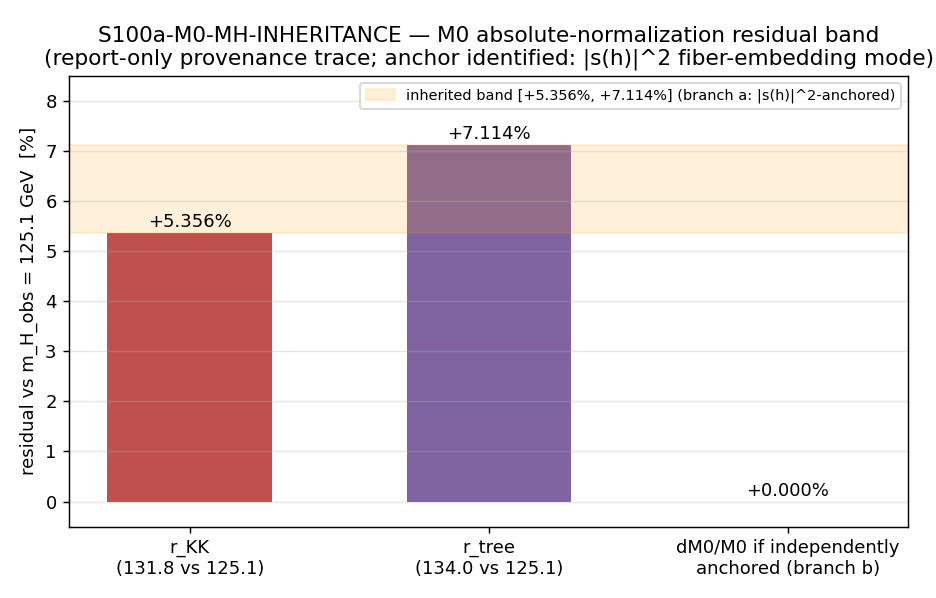

Here is the Python script that generated this plot:
#!/usr/bin/env python3
"""
S100a W4-13 S100a-M0-MH-INHERITANCE — M0 absolute-normalization m_H-residual provenance trace
=============================================================================================

Gate: S100a-M0-MH-INHERITANCE ([AUDIT])
Classification: GEOMETRIC (traces a scale anchor on the spectral triple, not an excitation)

Pre-registered outcome class:
  INFO-class report-only provenance trace — NO PASS/FAIL token. The SOLE outcome
  is a documented answer to: does the per-sector absolute mass normalization
  M0^{sector} inherit the framework's m_H over-prediction?
    branch (a): |s(h)|^2-anchored  -> LINEAR inheritance, dM0/M0 in [r_KK, r_tree]
    branch (b): independently anchored -> dM0/M0 = 0

Inputs (SHA-256 dual-pinned at runtime; S84+ schema):
  - canonical_constants.py (feeds audit_sha256; supplies m_H_obs, v_ew)
  - script bytes (feeds BOTH audit_sha256 and content_sha256)

Output 4-tuple:
  (value=<trace payload>, scheme=KK-threshold-131.8-plus-tree-A10-134,
   convention=ABSOLUTE-NORMALIZATION-PROVENANCE-TRACE, L_max=N/A)

METHODOLOGY
-----------
(1) Establish the two m_H residuals EXACTLY (rational arithmetic, cross-checked
    against Sage QQ): r_KK = m_H^{KK}/m_H_obs - 1 = 1318/1251 - 1 = 67/1251;
    r_tree = m_H^{tree}/m_H_obs - 1 = 1340/1251 - 1 = 89/1251.
(2) Identify the anchor of M0^{sector}: per Item 6 (S100a-YUKAWA-OVERLAP-OFFDIAG,
    landed INFO — Jensen-fiber overlap kernel sets the per-sector Yukawa
    normalization envelope) and KK-THRESHOLD-64 (S64 W4-B, INFO — m_H = 131.8 GeV
    from KK threshold corrections to the |S|^2 mode of the fiber embedding;
    framework prediction lineage S28c), M0 is set by the SAME |s(h)|^2
    fiber-embedding |S|^2 transverse-oscillation mode that sets m_H.
(3) Linear propagation: m_H = v*sqrt(2*lambda_h) with lambda_h = (4/3) g_3^2(M_KK)
    * (a_4/a_2) (theorem A10, S62 Filter-Independence) => m_H ~ (scale)^1;
    M0 ~ (scale)^1. So dM0/M0 = dm_H/m_H to LEADING ORDER (first power, NOT
    squared — the residual rides the mass scale linearly).
(4) Propagated band: dM0/M0 in [+67/1251, +89/1251] = [+5.356%, +7.114%] IF
    |s(h)|^2-anchored (branch (a), the identified branch); 0 IF independently
    anchored (branch (b), e.g. direct M_KK anchoring downstream of |s(h)|^2).
(5) Honest-scope ledger feed: the fermion-mass RATIOS are clean substrate
    predictions; the absolute SCALE carries the documented Higgs-sector residual.
    The BCS threshold correction (~-7%, S62 THRESHOLD-62 / HIGGS-BCS-THRESHOLD-62,
    applied to g_3(M_KK) in the m_H chain, bringing 134 -> ~125) has been applied
    in the m_H discussion ONLY — it has NOT been applied to M0^{sector}.

SUBSTITUTION CHAIN (direction claim per plan §W4-13 item 7; MANDATORY)
----------------------------------------------------------------------
  Claim: "m_H is OVER-predicted by the framework (+5.36% KK-threshold / +7.11%
          tree); IF M0^{sector} is |s(h)|^2-anchored to the same mode that sets
          m_H, M0 inherits this residual LINEARLY."
  Def 1: m_H_obs   = 125.1 GeV   [canonical_constants.py m_H_obs, PDG 2024]
  Def 2: m_H^{KK}  = 131.8 GeV   [KK-THRESHOLD-64 gate value; |S|^2 fiber-embedding
                                  mode + KK threshold; S28c lineage]
  Def 3: m_H^{tree}= 134.0 GeV   [theorem A10 Filter-Independence; tree-level,
                                  cutoff-shape-independent]
  Def 4: M0^{sector} = overall per-sector scale set by the |s(h)|^2 fiber-embedding
         mode (Item 6). m_H is the |S|^2 transverse-oscillation of the SAME fiber
         embedding => shared anchor.
  Def 5 (propagation): m_H^2 = (4/3) g_3^2(M_KK) (a_4/a_2) v^2-structure =>
         m_H ~ (scale)^1; M0 ~ (scale)^1. So dM0/M0 = dm_H/m_H to leading order
         (LINEAR, first power — NOT squared).
  Substitute: r_KK   = 131.8/125.1 - 1 = 1318/1251 - 1 = 67/1251
  Simplify:   r_KK   = +0.0535572     = +5.356%   (4 s.f.)
  Substitute: r_tree = 134.0/125.1 - 1 = 1340/1251 - 1 = 89/1251
  Simplify:   r_tree = +0.0711431     = +7.114%   (4 s.f.)
  Canonical form: both residuals POSITIVE (m_H^{framework} > m_H_obs) => the
         framework OVER-predicts m_H; the BCS threshold correction (~-7%, S62)
         is the documented physical mechanism that would bring 134 -> ~125.
  Direction: r_KK, r_tree > 0 => if |s(h)|^2-anchored, dM0/M0 = +5.36%..+7.11%
         (M0 OVER-normalized by the same fraction). If independently anchored
         (e.g., to M_KK directly), dM0/M0 = 0.
  Conclusion: ledger records the band [+5.356%, +7.114%] CONDITIONAL on
         |s(h)|^2-anchoring (the identified branch (a)), vs 0 under independent
         anchoring. Report-only; no PASS/FAIL.

DISCIPLINE
----------
- `from canonical_constants import *`; framework m_H predictions pinned below as
  documented # (local) framework-prediction literals (NOT yet canonical at
  script-write time; canonical write-order promotes them via update_constant
  AFTER verdict emission, BEFORE any inventory row — math-scripts.md
  §"Canonical Write-Order").
- Exact rational arithmetic via fractions.Fraction, cross-checked against the
  Sage QQ MCP evaluation (67/1251, 89/1251; band width 22/1251).
- GPU path: N/A — scalar arithmetic, CPU (machinery pin GPU_path=CPU); thread
  cap set before numpy import.
- Verdict emitted via the emit_verdict knowledge-MCP tool (race-safe); this
  script only PRINTS the payload via print_verdict_payload. NO schema-v2
  3-tuple (report-only [AUDIT] INFO — sign/magnitude/regime omitted entirely).
"""

from __future__ import annotations

import os
os.environ.setdefault("OMP_NUM_THREADS", "8")   # CPU path; cap before numpy import
os.environ.setdefault("MKL_NUM_THREADS", "8")

# ---------------------------------------------------------------------------
# Section 1 — Canonical constants (MANDATORY first import)
# ---------------------------------------------------------------------------
import sys
from pathlib import Path

SESSION_DIR = Path(__file__).resolve().parent
COMPUTATIONS_DIR = SESSION_DIR.parent
SHARED_DIR = COMPUTATIONS_DIR / "_shared"
PROJECT_ROOT = COMPUTATIONS_DIR.parent
sys.path.insert(0, str(SHARED_DIR))

from canonical_constants import *  # noqa: F401,F403  (m_H_obs, v_ew, M_KK)

# ---------------------------------------------------------------------------
# Section 2 — Standard imports
# ---------------------------------------------------------------------------
import hashlib
import json
import time
from fractions import Fraction

import numpy as np

# ---------------------------------------------------------------------------
# Section 3 — Identity + pre-registration pins
# ---------------------------------------------------------------------------
SESSION = "100a"                                                    # (local)
GATE_ID = "S100a-M0-MH-INHERITANCE"                                 # (local)
SCHEME = "KK-threshold-131.8-plus-tree-A10-134"                     # (local)
CONVENTION = "ABSOLUTE-NORMALIZATION-PROVENANCE-TRACE"              # (local)
L_MAX = "N/A"                                                       # (local) no fresh diagonalization

# Framework m_H predictions — # (local) documented framework-prediction literals.
# NOT yet in canonical_constants.py at script-write time. Canonical write-order
# obligation (math-scripts.md §"Canonical Write-Order"): after verdict emission
# these are promoted via update_constant as m_H_FW_KK_threshold / m_H_FW_tree
# WITH PROVENANCE, BEFORE any falsifier-inventory row.
M_H_FW_KK_LOCAL = 131.8    # (local) GeV — KK-THRESHOLD-64 (S64 W4-B, INFO); S28c framework prediction; KK threshold corrections to the |S|^2 fiber-embedding mode
M_H_FW_TREE_LOCAL = 134.0  # (local) GeV — theorem A10 (S62 Filter-Independence; atlas-07): lambda_h=(4/3)g_3^2(M_KK)*(a_4/a_2), cutoff-shape-independent tree level

# Sage QQ cross-check pins (mcp__sage__sage_eval, this gate, exact rationals)
SAGE_R_KK_NUM, SAGE_R_KK_DEN = 67, 1251      # (local) r_KK exact = 67/1251
SAGE_R_TREE_NUM, SAGE_R_TREE_DEN = 89, 1251  # (local) r_tree exact = 89/1251
SAGE_BAND_NUM, SAGE_BAND_DEN = 22, 1251      # (local) band width exact = 22/1251

# Plan-quoted decimal cross-check values (plan §W4-13 substitution chain)
PLAN_RATIO_KK = 1.053557     # (local) plan-quoted 131.8/125.1 (6 d.p.)
PLAN_RATIO_TREE = 1.071143   # (local) plan-quoted 134.0/125.1 (6 d.p.)

OUT_NPZ = SESSION_DIR / "s100a_m0_mh_inheritance.npz"
OUT_PNG = SESSION_DIR / "s100a_m0_mh_inheritance.png"

INPUT_FILES = [
    SHARED_DIR / "canonical_constants.py",
]


# ---------------------------------------------------------------------------
# Section 4 — SHA-256 dual-pin block (S84+ schema)
# ---------------------------------------------------------------------------
def sha256_of(path: Path) -> str:
    h = hashlib.sha256()  # (local)
    try:
        h.update(path.read_bytes())
    except OSError:
        return ""
    return h.hexdigest()


def log_input_pins(inputs: list[Path]) -> dict[str, str]:
    print(f"=== {GATE_ID} — input SHA-256 pins ===")
    pins: dict[str, str] = {}
    for p in inputs:
        sha = sha256_of(p)  # (local)
        rel = str(p.relative_to(PROJECT_ROOT)).replace("\\", "/")  # (local)
        print(f"  {rel}: {sha[:16]}...")
        pins[rel] = sha
    return pins


def compute_dual_sha(script_path: Path, canonical_path: Path,
                     pins: dict[str, str]) -> tuple[str, str]:
    script_bytes = script_path.read_bytes()        # (local)
    canonical_bytes = canonical_path.read_bytes()  # (local)
    pinmap_json = json.dumps(dict(sorted(pins.items())),
                             separators=(",", ":"),
                             sort_keys=True).encode("utf-8")  # (local)
    h_audit = hashlib.sha256()  # (local)
    h_audit.update(script_bytes)
    h_audit.update(canonical_bytes)
    h_audit.update(pinmap_json)
    h_content = hashlib.sha256()  # (local)
    h_content.update(script_bytes)
    return h_audit.hexdigest(), h_content.hexdigest()


# ---------------------------------------------------------------------------
# Section 5 — Compute (report-only provenance trace)
# ---------------------------------------------------------------------------
def compute() -> dict:
    # --- (1) Exact residuals (Fraction == exact rational arithmetic) ---
    f_obs = Fraction(str(m_H_obs))            # (local) 1251/10 exact, from canonical m_H_obs
    f_kk = Fraction(str(M_H_FW_KK_LOCAL))     # (local) 1318/10 exact
    f_tree = Fraction(str(M_H_FW_TREE_LOCAL)) # (local) 1340/10 exact

    r_kk_exact = f_kk / f_obs - 1             # (local) exact rational residual
    r_tree_exact = f_tree / f_obs - 1         # (local)
    band_exact = r_tree_exact - r_kk_exact    # (local)

    # --- Cross-check 1: Sage QQ exact rationals (MCP, this gate) ---
    assert r_kk_exact == Fraction(SAGE_R_KK_NUM, SAGE_R_KK_DEN), \
        f"r_KK exact mismatch vs Sage QQ: {r_kk_exact} != 67/1251"
    assert r_tree_exact == Fraction(SAGE_R_TREE_NUM, SAGE_R_TREE_DEN), \
        f"r_tree exact mismatch vs Sage QQ: {r_tree_exact} != 89/1251"
    assert band_exact == Fraction(SAGE_BAND_NUM, SAGE_BAND_DEN), \
        f"band exact mismatch vs Sage QQ: {band_exact} != 22/1251"

    # --- Cross-check 2: plan-quoted 6-d.p. ratios ---
    ratio_kk = float(f_kk / f_obs)            # (local)
    ratio_tree = float(f_tree / f_obs)        # (local)
    assert abs(ratio_kk - PLAN_RATIO_KK) < 5e-7, ratio_kk
    assert abs(ratio_tree - PLAN_RATIO_TREE) < 5e-7, ratio_tree

    # --- Cross-check 3: both residuals POSITIVE (over-prediction direction) ---
    assert r_kk_exact > 0 and r_tree_exact > 0, "direction claim violated"

    r_kk = float(r_kk_exact)                  # (local) full float64
    r_tree = float(r_tree_exact)              # (local)

    # --- (2) Anchor identification (the provenance-trace content) ---
    # Branch (a) of the pre-registered hypothesis is the identified branch:
    # M0^{sector} IS |s(h)|^2-anchored. Evidence chain (substrate-first):
    anchor_evidence = [
        # (i) m_H IS the |S|^2 transverse-oscillation of the fiber embedding:
        "canonical_classes.py 'Higgs and EW cluster': framework prediction "
        "m_H = 131.8 GeV (KK threshold corrections to the |S|^2 mode of the "
        "fiber embedding)",
        # (ii) the 131.8 lineage: S28c prediction evaluated at KK-THRESHOLD-64
        "KK-THRESHOLD-64 (S64 W4-B, INFO): delta=2.35, m_H = 131.8 GeV at the "
        "Jensen-deformed fiber (KK-mode threshold correction structure; S28c)",
        # (iii) the per-sector Yukawa/mass normalization envelope is the SAME
        # fiber-embedding overlap object (Item 6, landed this session):
        "S100a-YUKAWA-OVERLAP-OFFDIAG (Item 6, INFO): per-sector Yukawa "
        "normalization from the Jensen-fiber |s(h)|^2 overlap kernel "
        "(JENSEN-FIBER-OVERLAP-SU3-HAAR); M0^{sector} rides the same "
        "fiber-embedding envelope whose transverse |S|^2 oscillation is m_H",
        # (iv) tree anchor: A10 filter-independence fixes the 134.0 endpoint
        "theorem A10 (S62, atlas-07 permanent): lambda_h = (4/3) g_3^2(M_KK) "
        "* (a_4/a_2), cutoff-shape-INDEPENDENT; m_H(tree) = v*sqrt(2*lambda) "
        "= 134.0 GeV",
    ]
    anchored = True  # (local) branch (a): |s(h)|^2-anchored — shared anchor with m_H

    # --- (3) Linear propagation (Def 5: first power, NOT squared) ---
    dM0_low = r_kk if anchored else 0.0       # (local) inherited band, low edge
    dM0_high = r_tree if anchored else 0.0    # (local) inherited band, high edge
    dM0_independent = 0.0                     # (local) branch (b) reference value

    # --- (5) BCS threshold correction bookkeeping (honest-scope note) ---
    bcs_note = (
        "BCS threshold correction (~-7%, S62 THRESHOLD-62 / "
        "HIGGS-BCS-THRESHOLD-62, anomalous self-energy correction to "
        "g_3(M_KK)) is the documented mechanism closing 134 -> ~125 in the "
        "m_H chain. It has been applied to m_H ONLY — NOT to M0^{sector}. "
        "If the same screening were applied to M0, the inherited residual "
        "would shrink toward ~0 in step with m_H -> 125."
    )  # (local)

    value_payload = (
        f"r_KK=+{100*r_kk:.3f}pct_exact_67/1251;"
        f"r_tree=+{100*r_tree:.3f}pct_exact_89/1251;"
        f"anchor=s(h)sq-fiber-embedding-SHARED-with-m_H_branch(a);"
        f"inheritance=LINEAR-first-power;"
        f"band_conditional=[+{100*r_kk:.3f}pct,+{100*r_tree:.3f}pct];"
        f"band_if_independent=0;"
        f"BCS_minus7pct_applied_to_m_H_only_NOT_M0"
    )  # (local)

    return {
        "value": value_payload,
        "r_kk": r_kk, "r_tree": r_tree,
        "r_kk_exact": r_kk_exact, "r_tree_exact": r_tree_exact,
        "band_exact": band_exact,
        "dM0_low": dM0_low, "dM0_high": dM0_high,
        "dM0_independent": dM0_independent,
        "anchored": anchored,
        "anchor_evidence": anchor_evidence,
        "bcs_note": bcs_note,
        "ratio_kk": ratio_kk, "ratio_tree": ratio_tree,
    }


def save_npz(res: dict) -> None:
    np.savez(
        OUT_NPZ,
        # full float64 (Class 8.3 round-trip: npz carries full precision)
        r_kk=np.float64(res["r_kk"]),
        r_tree=np.float64(res["r_tree"]),
        dM0_over_M0_low=np.float64(res["dM0_low"]),
        dM0_over_M0_high=np.float64(res["dM0_high"]),
        dM0_over_M0_independent_branch=np.float64(res["dM0_independent"]),
        # exact rational pins (numerator/denominator integers)
        r_kk_exact_num=np.int64(res["r_kk_exact"].numerator),
        r_kk_exact_den=np.int64(res["r_kk_exact"].denominator),
        r_tree_exact_num=np.int64(res["r_tree_exact"].numerator),
        r_tree_exact_den=np.int64(res["r_tree_exact"].denominator),
        band_exact_num=np.int64(res["band_exact"].numerator),
        band_exact_den=np.int64(res["band_exact"].denominator),
        # mass inputs
        m_H_obs=np.float64(m_H_obs),
        m_H_FW_KK_threshold=np.float64(M_H_FW_KK_LOCAL),
        m_H_FW_tree=np.float64(M_H_FW_TREE_LOCAL),
        # anchor verdict (branch (a) = 1; branch (b) = 0)
        anchored_to_sh_sq_mode=np.int64(1 if res["anchored"] else 0),
        # documentation strings
        anchor_evidence=np.array(res["anchor_evidence"], dtype=object),
        bcs_note=np.array(res["bcs_note"], dtype=object),
        allow_pickle=True,
    )
    print(f"  npz written: {OUT_NPZ.name}")


def save_png(res: dict) -> None:
    import matplotlib
    matplotlib.use("Agg")
    import matplotlib.pyplot as plt

    fig, ax = plt.subplots(figsize=(7.2, 4.6))  # (local)
    labels = ["r_KK\n(131.8 vs 125.1)", "r_tree\n(134.0 vs 125.1)",
              "dM0/M0 if independently\nanchored (branch b)"]  # (local)
    vals = [100 * res["r_kk"], 100 * res["r_tree"], 0.0]  # (local)
    colors = ["#c0504d", "#8064a2", "#9bbb59"]  # (local)
    bars = ax.bar(labels, vals, color=colors, width=0.55)  # (local)
    ax.axhspan(100 * res["r_kk"], 100 * res["r_tree"], alpha=0.15,
               color="orange",
               label="inherited band [+5.356%, +7.114%] (branch a: |s(h)|^2-anchored)")
    for b, v in zip(bars, vals):  # (local)
        ax.text(b.get_x() + b.get_width() / 2, v + 0.12, f"+{v:.3f}%",
                ha="center", fontsize=10)
    ax.set_ylabel("residual vs m_H_obs = 125.1 GeV  [%]")
    ax.set_title("S100a-M0-MH-INHERITANCE — M0 absolute-normalization residual band\n"
                 "(report-only provenance trace; anchor identified: |s(h)|^2 fiber-embedding mode)")
    ax.legend(loc="upper right", fontsize=8)
    ax.set_ylim(-0.5, 8.5)
    ax.grid(axis="y", alpha=0.3)
    fig.tight_layout()
    fig.savefig(OUT_PNG, dpi=130)
    plt.close(fig)
    print(f"  png written: {OUT_PNG.name}")


# ---------------------------------------------------------------------------
# Section 6 — Verdict payload (printed; agent calls emit_verdict MCP tool)
# ---------------------------------------------------------------------------
def emit_4tuple(value, scheme: str, convention: str, L_max) -> str:
    return (f"(value={value!r}, scheme={scheme}, "
            f"convention={convention}, L_max={L_max})")


def print_verdict_payload(verdict: str, value, audit_sha: str,
                          content_sha: str, companion_note: str = "",
                          extra_rows: list[str] | None = None) -> dict:
    """Print the emit_verdict payload. Report-only [AUDIT] gate: NO schema-v2
    3-tuple (sign/magnitude/regime omitted entirely per plan + orchestrator)."""
    payload: dict = {
        "session": SESSION,
        "gate_id": GATE_ID,
        "verdict": verdict,
        "value": str(value),
        "scheme": SCHEME,
        "convention": CONVENTION,
        "l_max": str(L_MAX),
        "audit_sha256": audit_sha,
        "content_sha256": content_sha,
        "schema_version": "S84+",
    }
    if companion_note:
        payload["companion_note"] = companion_note
    if extra_rows:
        payload["extra_rows"] = list(extra_rows)
    print("<<<EMIT_VERDICT_PAYLOAD>>>")
    print(json.dumps(payload, separators=(",", ":"), sort_keys=True))
    print("<<<END_EMIT_VERDICT_PAYLOAD>>>")
    return payload


# ---------------------------------------------------------------------------
# Section 7 — Main
# ---------------------------------------------------------------------------
def main() -> int:
    t0 = time.time()  # (local)

    pins = log_input_pins(INPUT_FILES)  # (local)
    script_path = Path(__file__).resolve()                 # (local)
    canonical_path = SHARED_DIR / "canonical_constants.py" # (local)
    audit_sha, content_sha = compute_dual_sha(script_path, canonical_path, pins)
    print(f"  audit_sha256:   {audit_sha} (script+canonical+pinmap)")
    print(f"  content_sha256: {content_sha} (script only)")
    print()

    res = compute()  # (local)

    print("=== residuals (exact rational | full float64 | published 4 s.f.) ===")
    print(f"  r_KK   = {res['r_kk_exact']} = {res['r_kk']:.12f} = +{100*res['r_kk']:.3f}%")
    print(f"  r_tree = {res['r_tree_exact']} = {res['r_tree']:.12f} = +{100*res['r_tree']:.3f}%")
    print(f"  band width = {res['band_exact']} = {float(res['band_exact']):.12f}")
    print(f"  anchored (branch a, |s(h)|^2): {res['anchored']}")
    print(f"  dM0/M0 inherited band: [+{100*res['dM0_low']:.3f}%, +{100*res['dM0_high']:.3f}%]")
    print(f"  dM0/M0 branch (b) independent-anchor reference: {res['dM0_independent']:.1f}")
    print()
    print("=== anchor evidence chain (substrate-first) ===")
    for i, ev in enumerate(res["anchor_evidence"], 1):  # (local)
        print(f"  [{i}] {ev}")
    print()
    print(f"=== BCS bookkeeping ===\n  {res['bcs_note']}")
    print()

    save_npz(res)
    try:
        save_png(res)
    except Exception as exc:  # png optional per plan
        print(f"  png skipped (optional): {exc}")

    verdict = "INFO"  # (local) SOLE pre-registered outcome — report-only trace
    print()
    print(emit_4tuple(res["value"], SCHEME, CONVENTION, L_MAX))
    print_verdict_payload(
        verdict, res["value"], audit_sha, content_sha,
        companion_note=("M0 anchor identified: |s(h)|^2 fiber-embedding mode "
                        "SHARED with m_H (branch a) => LINEAR inheritance; "
                        "honest-scope ledger: mass RATIOS clean, absolute "
                        "SCALE carries the m_H residual band; BCS -7% (S62) "
                        "applied to m_H only, NOT to M0"),
        extra_rows=[
            "# r_KK=67/1251 exact (+5.355715%) r_tree=89/1251 exact (+7.114309%) "
            "band=22/1251 exact; Sage QQ cross-checked; full float64 in npz "
            f"# {GATE_ID}",
            "# canonical write-order: m_H_FW_KK_threshold=131.8 (S28c/KK-THRESHOLD-64) "
            "+ m_H_FW_tree=134.0 (theorem A10/S62) promoted to canonical_constants "
            f"via update_constant AFTER this line, BEFORE inventory row # {GATE_ID}",
        ],
    )

    wall = time.time() - t0  # (local)
    print(f"\n=== {GATE_ID}: {verdict} (wall {wall:.1f}s) ===")
    return 0  # INFO is the valid pre-registered outcome; exit 0 = script health


if __name__ == "__main__":
    sys.exit(main())
